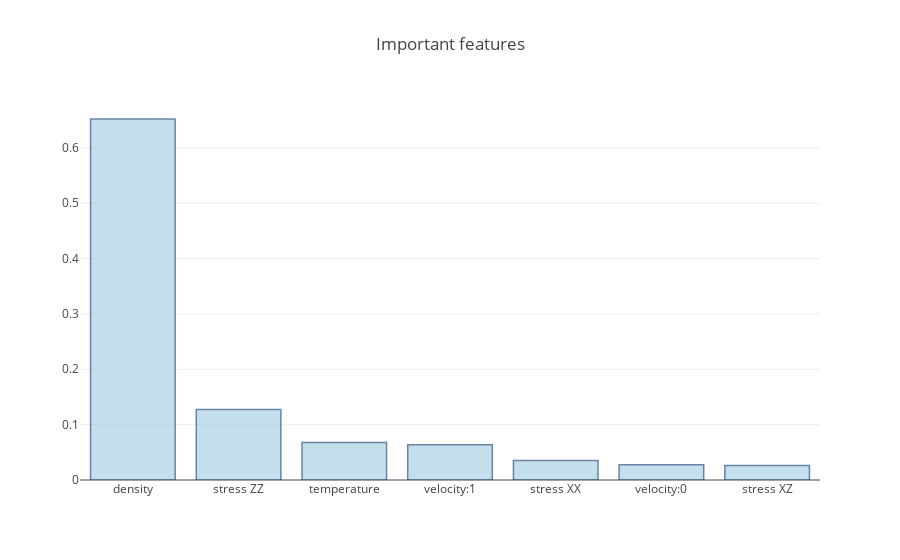

Write notebook code for a chart like this one.
### Code cell
plot_important_features(df, model)

### Figure 1 — Plotly figure (JSON) as saved in the notebook; plotly's stock layout.template omitted (floating-point values rounded to 4 significant figures; data arrays with more than 128 entries replaced by an {"elided": "..."} marker saying what was removed)
{"data": [{"marker": {"color": "rgb(158,202,225)", "line": {"color": "rgb(8,48,107)", "width": 1.5}}, "opacity": 0.6, "type": "bar", "x": ["density", "stress ZZ", "temperature", "velocity:1", "stress XX", "velocity:0", "stress XZ"], "y": {"elided": "700 float values"}}], "layout": {"title": "Important features"}}
